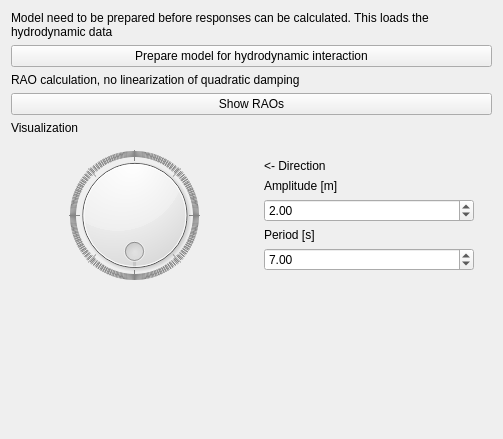
<?xml version="1.0" encoding="UTF-8"?>
<ui version="4.0">
 <class>frmAiryWave</class>
 <widget class="QWidget" name="frmAiryWave">
  <property name="geometry">
   <rect>
    <x>0</x>
    <y>0</y>
    <width>503</width>
    <height>439</height>
   </rect>
  </property>
  <property name="windowTitle">
   <string>Form</string>
  </property>
  <property name="locale">
   <locale language="English" country="UnitedStates"/>
  </property>
  <layout class="QVBoxLayout" name="verticalLayout_2">
   <item>
    <widget class="QLabel" name="label_4">
     <property name="text">
      <string>Model need to be prepared before responses can be calculated. This loads the hydrodynamic data</string>
     </property>
     <property name="wordWrap">
      <bool>true</bool>
     </property>
    </widget>
   </item>
   <item>
    <widget class="QPushButton" name="pushButton">
     <property name="text">
      <string>Prepare model for hydrodynamic interaction</string>
     </property>
    </widget>
   </item>
   <item>
    <widget class="QLabel" name="label_5">
     <property name="text">
      <string>RAO calculation, no linearization of quadratic damping</string>
     </property>
    </widget>
   </item>
   <item>
    <widget class="QPushButton" name="pushButton_2">
     <property name="text">
      <string>Show RAOs</string>
     </property>
    </widget>
   </item>
   <item>
    <widget class="QLabel" name="label_6">
     <property name="text">
      <string>Visualization</string>
     </property>
    </widget>
   </item>
   <item>
    <widget class="QWidget" name="widget" native="true">
     <layout class="QGridLayout" name="gridLayout">
      <item row="1" column="2">
       <widget class="QWidget" name="widget_2" native="true">
        <layout class="QVBoxLayout" name="verticalLayout">
         <item>
          <widget class="QLabel" name="label">
           <property name="text">
            <string>&lt;- Direction</string>
           </property>
          </widget>
         </item>
         <item>
          <widget class="QLabel" name="label_2">
           <property name="text">
            <string>Amplitude [m]</string>
           </property>
          </widget>
         </item>
         <item>
          <widget class="QDoubleSpinBox" name="amplitude">
           <property name="singleStep">
            <double>0.500000000000000</double>
           </property>
           <property name="value">
            <double>2.000000000000000</double>
           </property>
          </widget>
         </item>
         <item>
          <widget class="QLabel" name="label_3">
           <property name="text">
            <string>Period [s]</string>
           </property>
          </widget>
         </item>
         <item>
          <widget class="QDoubleSpinBox" name="period">
           <property name="value">
            <double>7.000000000000000</double>
           </property>
          </widget>
         </item>
        </layout>
       </widget>
      </item>
      <item row="1" column="1">
       <widget class="QDial" name="heading">
        <property name="maximum">
         <number>360</number>
        </property>
        <property name="pageStep">
         <number>45</number>
        </property>
        <property name="value">
         <number>0</number>
        </property>
        <property name="orientation">
         <enum>Qt::Vertical</enum>
        </property>
        <property name="wrapping">
         <bool>true</bool>
        </property>
        <property name="notchTarget">
         <double>0.000000000000000</double>
        </property>
        <property name="notchesVisible">
         <bool>true</bool>
        </property>
       </widget>
      </item>
     </layout>
    </widget>
   </item>
   <item>
    <spacer name="verticalSpacer">
     <property name="orientation">
      <enum>Qt::Vertical</enum>
     </property>
     <property name="sizeHint" stdset="0">
      <size>
       <width>20</width>
       <height>8</height>
      </size>
     </property>
    </spacer>
   </item>
  </layout>
 </widget>
 <resources/>
 <connections/>
</ui>
